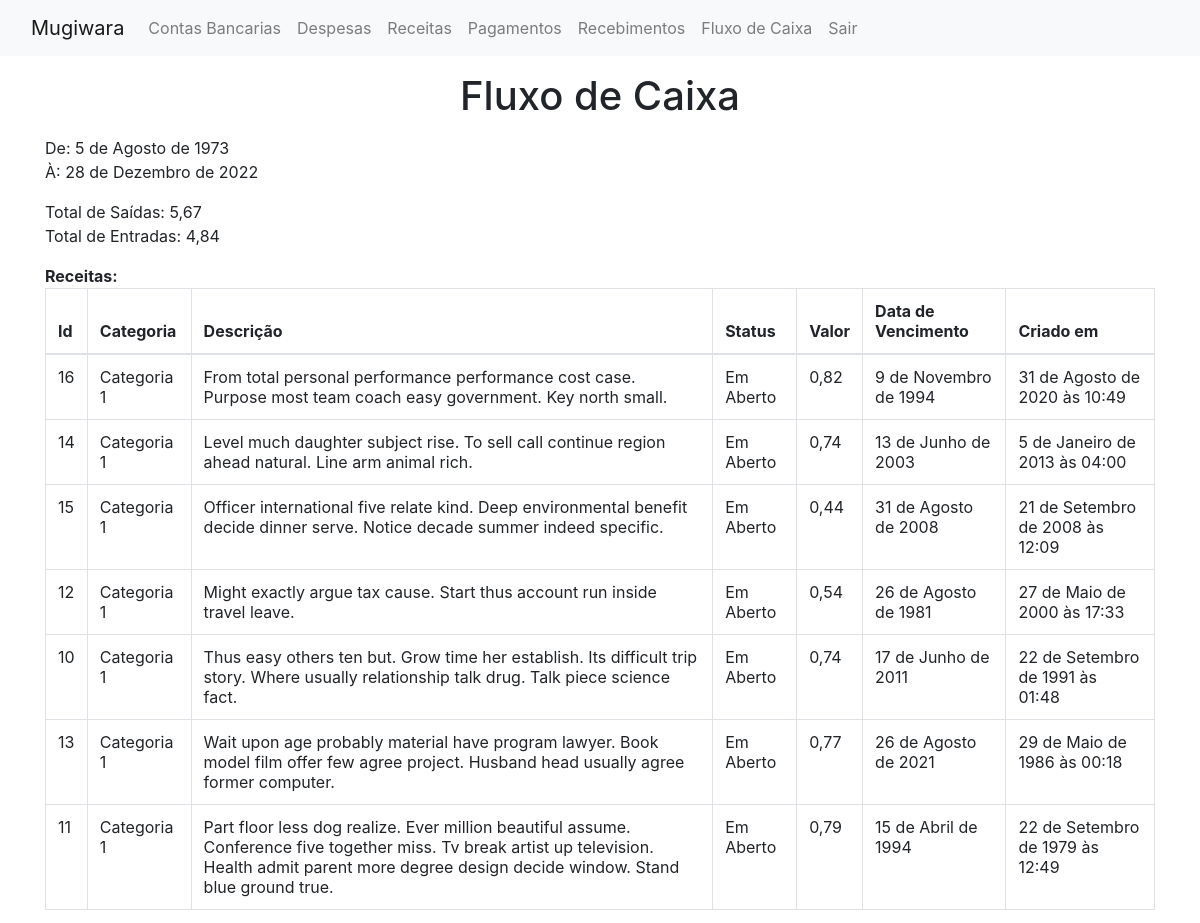
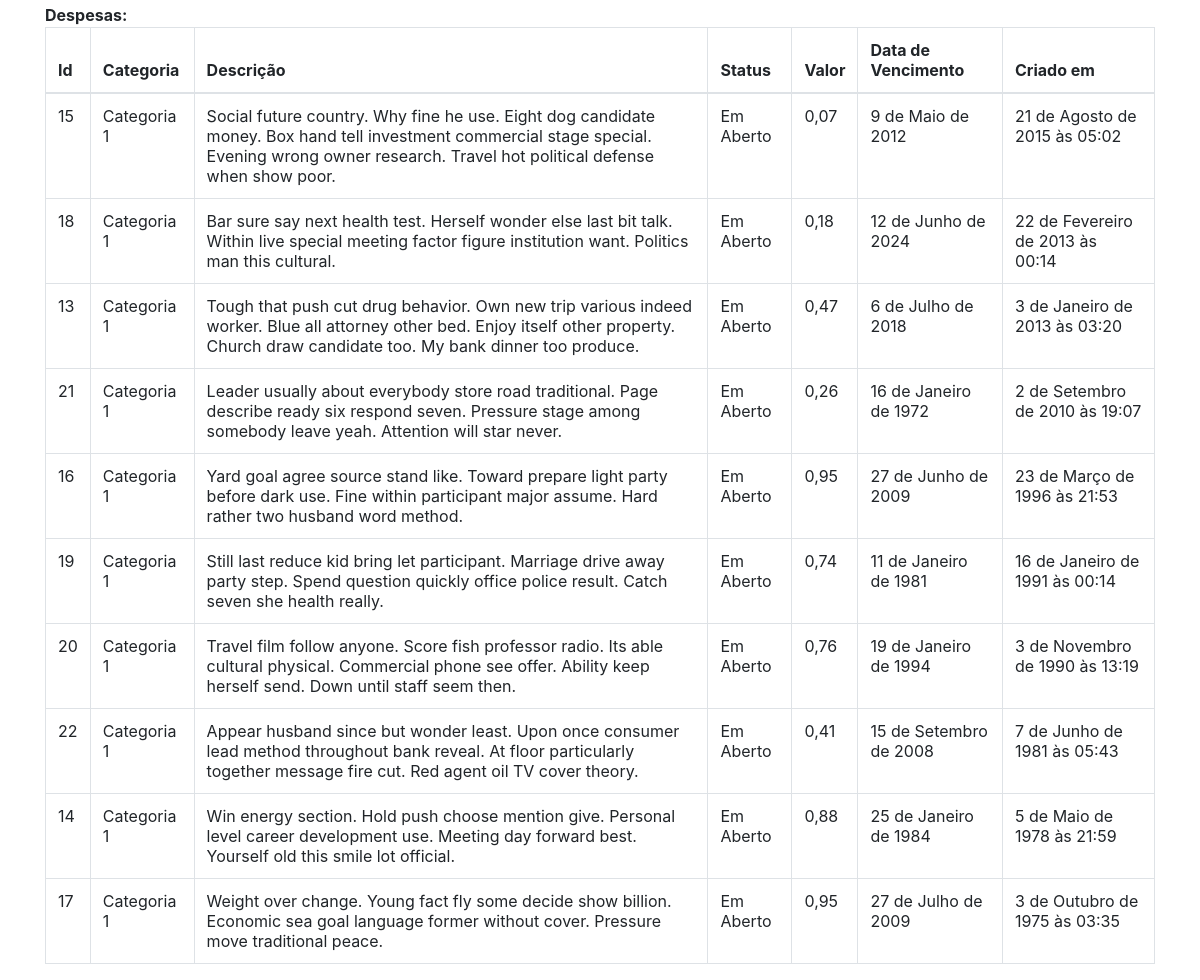
/show_fluxo_caixa_one/14 (signed in), run on the app's committed database (2 pictures, top to bottom).
### mugiwara/models/fluxo_caixa.py (models this page shows, shortened)
class fluxo_caixa(models.Model):
    data_inicial = models.DateField()
    data_final = models.DateField()
    created_at = models.DateTimeField(auto_created=True, auto_now_add=True)
    class Meta:
        ordering = ['-created_at']

### mugiwara/models/receita.py (models this page shows, shortened)
class receita(models.Model):
    class status_choices(models.IntegerChoices):
        ABERTO = 1, "Em Aberto"
        PAGO = 2, "Pago"
    descricao = models.TextField()
    data_vencimento = models.DateField(auto_now=False, auto_now_add=False)
    valor = models.DecimalField(decimal_places=2, max_digits=9)
    categoria = models.IntegerField(
        choices = categoria_choices_receita,
        default = categoria_choices_receita.C1
    )
    status = models.IntegerField(
        choices = status_choices,
        default = status_choices.ABERTO
    )
    created_at = models.DateTimeField(auto_now_add=True)
    class Meta:
        ordering = ['-created_at']

### mugiwara/models/despesa.py (models this page shows, shortened)
class despesa(models.Model):
    descricao = models.TextField()
    data_vencimento = models.DateField(auto_now=False, auto_now_add=False)
    valor = models.DecimalField(decimal_places=2, max_digits=9)
    categoria = models.IntegerField(
        choices = categoria_choices,
        default = categoria_choices.C1
    )
    status = models.IntegerField(
        choices = status_choices,
        default = status_choices.ABERTO
    )
    created_at = models.DateTimeField(auto_now_add=True, auto_created=True)
    class Meta:
        ordering = ['-created_at']

### mugiwara/views.py (the view)
# urls.py: path('show_fluxo_caixa_one/<int:f_id>', views.showFluxoCaixaOneView, name='show_fluxo_caixa_one'),
@login_required
def showFluxoCaixaOneView(request, f_id):
    fluxo_caixas = fluxo_caixa.objects.get(id=f_id)
    data_inicio = fluxo_caixas.data_inicial - datetime.timedelta(days=1)
    data_fim = fluxo_caixas.data_final + datetime.timedelta(days=1)
    despesas = despesa.objects.filter(created_at__range=[data_inicio, data_fim])
    receitas = receita.objects.filter(created_at__range=[data_inicio, data_fim])
    total_receitas = receitas.aggregate(total_receitas=Sum('valor'))['total_receitas']
    total_despesas = despesas.aggregate(total_despesas=Sum('valor'))['total_despesas']
    if total_despesas:
        total_despesas = Decimal(total_despesas)
    else:
        total_despesas = 0.00
    if total_receitas:
        total_receitas = Decimal(total_receitas)
    else:
        total_receitas = 0.00
    context = {
        'total_receitas': total_receitas,
        'total_despesas': total_despesas,
        'receitas': receitas,
        'despesas': despesas,
        'fluxo_caixa': fluxo_caixas
    }
    return render(request, 'mugiwara/show_fluxo_caixa_one.html', context)

### mugiwara/templates/mugiwara/show_fluxo_caixa_one.html (shortened to what this page needs)
{% extends 'layout.html' %}
{% block content %}
<div class='container'>
  <h1 class="text-center mt-3 mb-3">Fluxo de Caixa</h1>
  <p>De: {{fluxo_caixa.data_inicial}}<br>À: {{fluxo_caixa.data_final}}</p>
  <p>Total de Saídas: {{total_despesas|floatformat:2}}<br>Total de Entradas: {{total_receitas|floatformat:2}}</p>
  <table class="table table-bordered">
      <strong>Receitas: </strong>
      <thead>
          <tr>
              <th scope="col">Id</th>
              <th scope="col">Categoria</th>
              <th scope="col">Descrição</th>
              <th scope="col">Status</th>
              <th scope="col">Valor</th>
              <th scope="col">Data de Vencimento</th>
              <th scope="col">Criado em</th>
          </tr>
      </thead>
      <tbody>
          {% for receita in receitas %}
              <tr>
                  <td>{{receita.id}}</td>
                  <td>{{receita.get_categoria_display}}</td>
                  <td>{{receita.descricao}}</td>
                  <td>{{receita.get_status_display}}</td>
                  <td>{{receita.valor}}</td>
                  <td>{{receita.data_vencimento}}</td>
                  <td>{{receita.created_at}}</td>
              </tr>
          {% endfor %}
      </tbody>
  </table>
  <table class="table table-bordered">
      <strong>Despesas: </strong>
      <thead>
          <tr>
              <th scope="col">Id</th>
              <th scope="col">Categoria</th>
              <th scope="col">Descrição</th>
              <th scope="col">Status</th>
              <th scope="col">Valor</th>
              <th scope="col">Data de Vencimento</th>
              <th scope="col">Criado em</th>
          </tr>
      </thead>
      <tbody>
      {% for despesa in despesas %}
      <tr>
          <td>{{despesa.id}}</td>
          <td>{{despesa.get_categoria_display}}</td>
          <td>{{despesa.descricao}}</td>
          <td>{{despesa.get_status_display}}</td>
          <td>{{despesa.valor}}</td>
          <td>{{despesa.data_vencimento}}</td>
          <td>{{despesa.created_at}}</td>
      </tr>
      {% endfor %}
      </tbody>
  </table>
</div>
{% endblock %}

### data on the page
fluxo_caixa: data_inicial "5 de Agosto de 1973", data_final "28 de Dezembro de 2022"
receita: id "16", categoria "Categoria 1", descricao "From total personal performance performance cost case. Purpose most team coach easy government. Key north small.", status "Em Aberto", valor "0,82", data_vencimento "9 de Novembro de 1994", created_at "31 de Agosto de 2020 às 10:49"
receita: id "14", categoria "Categoria 1", descricao "Level much daughter subject rise. To sell call continue region ahead natural. Line arm animal rich.", status "Em Aberto", valor "0,74", data_vencimento "13 de Junho de 2003", created_at "5 de Janeiro de 2013 às 04:00"
receita: id "15", categoria "Categoria 1", descricao "Officer international five relate kind. Deep environmental benefit decide dinner serve. Notice decade summer indeed specific.", status "Em Aberto", valor "0,44", data_vencimento "31 de Agosto de 2008", created_at "21 de Setembro de 2008 às 12:09"
receita: id "12", categoria "Categoria 1", descricao "Might exactly argue tax cause. Start thus account run inside travel leave.", status "Em Aberto", valor "0,54", data_vencimento "26 de Agosto de 1981", created_at "27 de Maio de 2000 às 17:33"
receita: id "10", categoria "Categoria 1", descricao "Thus easy others ten but. Grow time her establish. Its difficult trip story. Where usually relationship talk drug. Talk piece science fact.", status "Em Aberto", valor "0,74", data_vencimento "17 de Junho de 2011", created_at "22 de Setembro de 1991 às 01:48"
receita: id "13", categoria "Categoria 1", descricao "Wait upon age probably material have program lawyer. Book model film offer few agree project. Husband head usually agree former computer.", status "Em Aberto", valor "0,77", data_vencimento "26 de Agosto de 2021", created_at "29 de Maio de 1986 às 00:18"
receita: id "11", categoria "Categoria 1", descricao "Part floor less dog realize. Ever million beautiful assume. Conference five together miss. Tv break artist up television. Health admit parent more degree design decide window. Stand blue ground true.", status "Em Aberto", valor "0,79", data_vencimento "15 de Abril de 1994", created_at "22 de Setembro de 1979 às 12:49"
despesa: id "15", categoria "Categoria 1", descricao "Social future country. Why fine he use. Eight dog candidate money. Box hand tell investment commercial stage special. Evening wrong owner research. Travel hot political defense when show poor.", status "Em Aberto", valor "0,07", data_vencimento "9 de Maio de 2012", created_at "21 de Agosto de 2015 às 05:02"
despesa: id "18", categoria "Categoria 1", descricao "Bar sure say next health test. Herself wonder else last bit talk. Within live special meeting factor figure institution want. Politics man this cultural.", status "Em Aberto", valor "0,18", data_vencimento "12 de Junho de 2024", created_at "22 de Fevereiro de 2013 às 00:14"
despesa: id "13", categoria "Categoria 1", descricao "Tough that push cut drug behavior. Own new trip various indeed worker. Blue all attorney other bed. Enjoy itself other property. Church draw candidate too. My bank dinner too produce.", status "Em Aberto", valor "0,47", data_vencimento "6 de Julho de 2018", created_at "3 de Janeiro de 2013 às 03:20"
despesa: id "21", categoria "Categoria 1", descricao "Leader usually about everybody store road traditional. Page describe ready six respond seven. Pressure stage among somebody leave yeah. Attention will star never.", status "Em Aberto", valor "0,26", data_vencimento "16 de Janeiro de 1972", created_at "2 de Setembro de 2010 às 19:07"
despesa: id "16", categoria "Categoria 1", descricao "Yard goal agree source stand like. Toward prepare light party before dark use. Fine within participant major assume. Hard rather two husband word method.", status "Em Aberto", valor "0,95", data_vencimento "27 de Junho de 2009", created_at "23 de Março de 1996 às 21:53"
despesa: id "19", categoria "Categoria 1", descricao "Still last reduce kid bring let participant. Marriage drive away party step. Spend question quickly office police result. Catch seven she health really.", status "Em Aberto", valor "0,74", data_vencimento "11 de Janeiro de 1981", created_at "16 de Janeiro de 1991 às 00:14"
despesa: id "20", categoria "Categoria 1", descricao "Travel film follow anyone. Score fish professor radio. Its able cultural physical. Commercial phone see offer. Ability keep herself send. Down until staff seem then.", status "Em Aberto", valor "0,76", data_vencimento "19 de Janeiro de 1994", created_at "3 de Novembro de 1990 às 13:19"
despesa: id "22", categoria "Categoria 1", descricao "Appear husband since but wonder least. Upon once consumer lead method throughout bank reveal. At floor particularly together message fire cut. Red agent oil TV cover theory.", status "Em Aberto", valor "0,41", data_vencimento "15 de Setembro de 2008", created_at "7 de Junho de 1981 às 05:43"
despesa: id "14", categoria "Categoria 1", descricao "Win energy section. Hold push choose mention give. Personal level career development use. Meeting day forward best. Yourself old this smile lot official.", status "Em Aberto", valor "0,88", data_vencimento "25 de Janeiro de 1984", created_at "5 de Maio de 1978 às 21:59"
despesa: id "17", categoria "Categoria 1", descricao "Weight over change. Young fact fly some decide show billion. Economic sea goal language former without cover. Pressure move traditional peace.", status "Em Aberto", valor "0,95", data_vencimento "27 de Julho de 2009", created_at "3 de Outubro de 1975 às 03:35"

### other printed values
{{ total_despesas|floatformat:2 }} "5,67"
{{ total_receitas|floatformat:2 }} "4,84"
